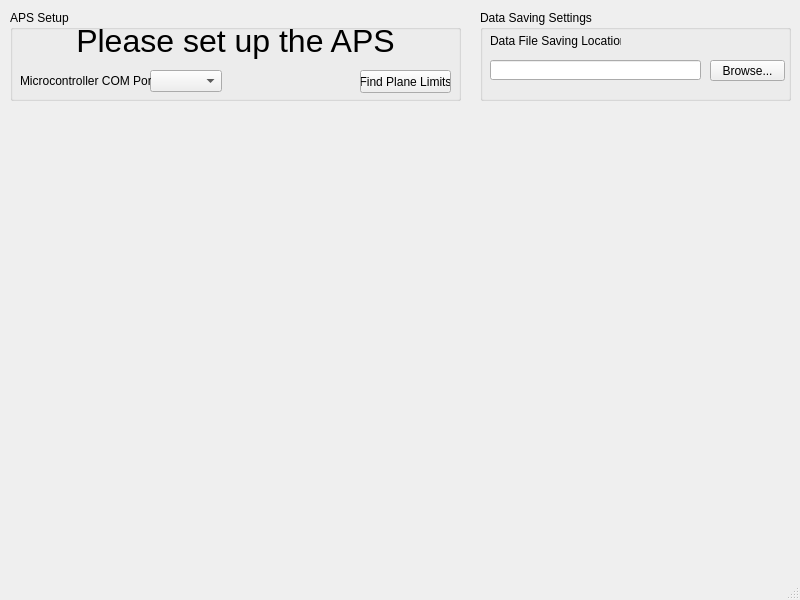
<?xml version="1.0" encoding="UTF-8"?>
<ui version="4.0">
 <class>MainWindow</class>
 <widget class="QMainWindow" name="MainWindow">
  <property name="geometry">
   <rect>
    <x>0</x>
    <y>0</y>
    <width>800</width>
    <height>600</height>
   </rect>
  </property>
  <property name="windowTitle">
   <string>Anemometer Postioning System (APS)</string>
  </property>
  <widget class="QWidget" name="centralwidget">
   <widget class="QGroupBox" name="APSsetupGroup">
    <property name="geometry">
     <rect>
      <x>10</x>
      <y>10</y>
      <width>451</width>
      <height>91</height>
     </rect>
    </property>
    <property name="title">
     <string>APS Setup</string>
    </property>
    <widget class="QComboBox" name="comPortChoice">
     <property name="geometry">
      <rect>
       <x>140</x>
       <y>60</y>
       <width>78</width>
       <height>20</height>
      </rect>
     </property>
     <property name="editable">
      <bool>false</bool>
     </property>
     <property name="sizeAdjustPolicy">
      <enum>QComboBox::AdjustToContents</enum>
     </property>
    </widget>
    <widget class="QLabel" name="comPortLabel">
     <property name="geometry">
      <rect>
       <x>10</x>
       <y>60</y>
       <width>131</width>
       <height>21</height>
      </rect>
     </property>
     <property name="text">
      <string>Microcontroller COM Port:</string>
     </property>
     <property name="alignment">
      <set>Qt::AlignLeading|Qt::AlignLeft|Qt::AlignVCenter</set>
     </property>
    </widget>
    <widget class="QPushButton" name="findPlaneLimits">
     <property name="geometry">
      <rect>
       <x>350</x>
       <y>60</y>
       <width>91</width>
       <height>23</height>
      </rect>
     </property>
     <property name="text">
      <string>Find Plane Limits</string>
     </property>
    </widget>
    <widget class="QLabel" name="APSsetupStatus">
     <property name="geometry">
      <rect>
       <x>10</x>
       <y>10</y>
       <width>431</width>
       <height>41</height>
      </rect>
     </property>
     <property name="font">
      <font>
       <pointsize>24</pointsize>
      </font>
     </property>
     <property name="text">
      <string>Please set up the APS</string>
     </property>
     <property name="alignment">
      <set>Qt::AlignCenter</set>
     </property>
    </widget>
   </widget>
   <widget class="QGroupBox" name="dataSavingSettingsGroup">
    <property name="geometry">
     <rect>
      <x>480</x>
      <y>10</y>
      <width>311</width>
      <height>91</height>
     </rect>
    </property>
    <property name="title">
     <string>Data Saving Settings</string>
    </property>
    <widget class="QLineEdit" name="dataPath">
     <property name="geometry">
      <rect>
       <x>10</x>
       <y>50</y>
       <width>211</width>
       <height>20</height>
      </rect>
     </property>
    </widget>
    <widget class="QLabel" name="dataPathLabel">
     <property name="geometry">
      <rect>
       <x>10</x>
       <y>20</y>
       <width>131</width>
       <height>21</height>
      </rect>
     </property>
     <property name="text">
      <string>Data File Saving Location:</string>
     </property>
    </widget>
    <widget class="QPushButton" name="dataPathBrowse">
     <property name="geometry">
      <rect>
       <x>230</x>
       <y>50</y>
       <width>75</width>
       <height>21</height>
      </rect>
     </property>
     <property name="text">
      <string>Browse...</string>
     </property>
    </widget>
   </widget>
  </widget>
  <widget class="QMenuBar" name="menubar">
   <property name="geometry">
    <rect>
     <x>0</x>
     <y>0</y>
     <width>800</width>
     <height>21</height>
    </rect>
   </property>
  </widget>
  <widget class="QStatusBar" name="statusbar"/>
 </widget>
 <resources>
  <include location="test.qrc"/>
 </resources>
 <connections/>
</ui>
